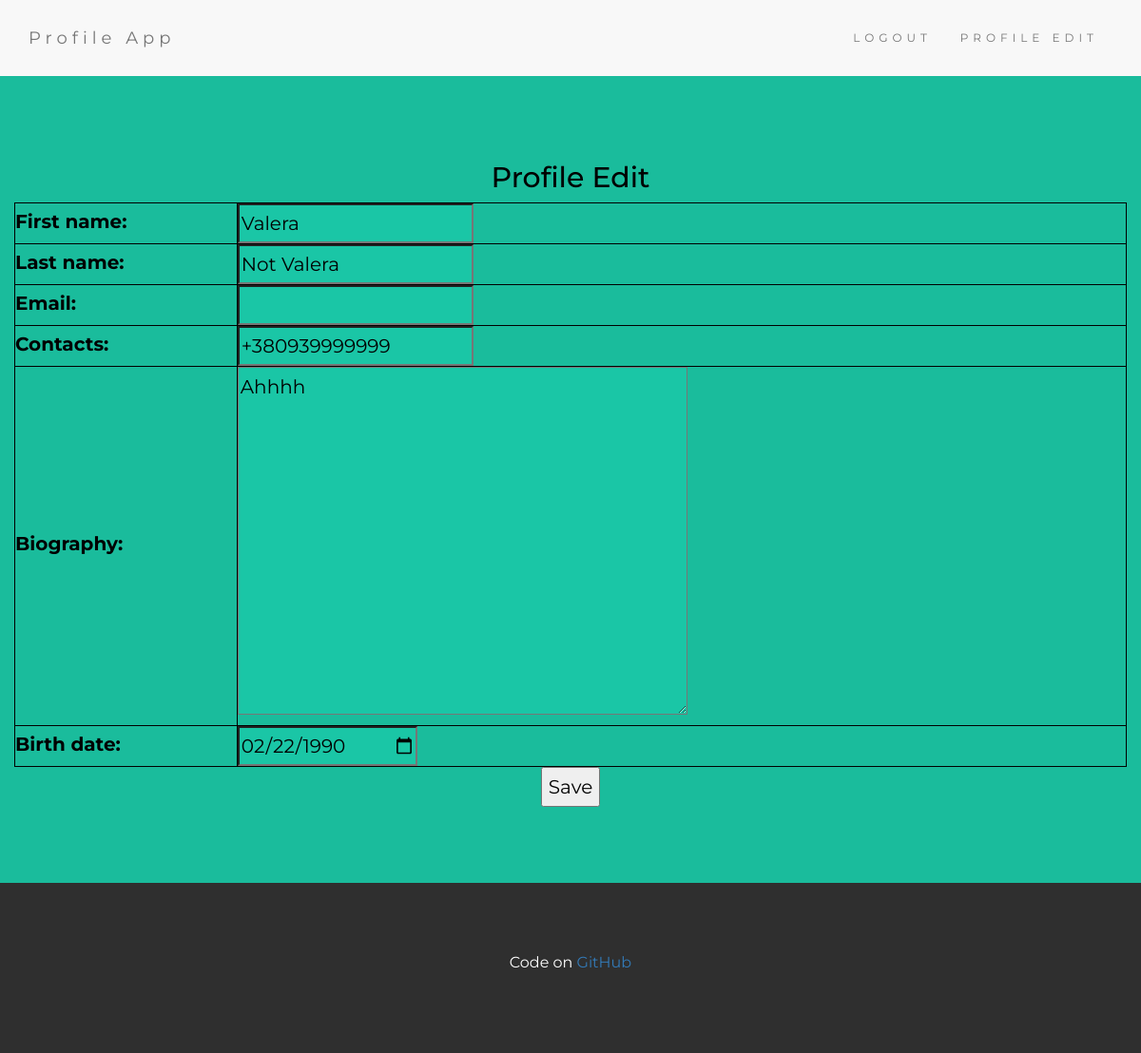
/profile/ (signed in), run on an earlier commit of the app's database.
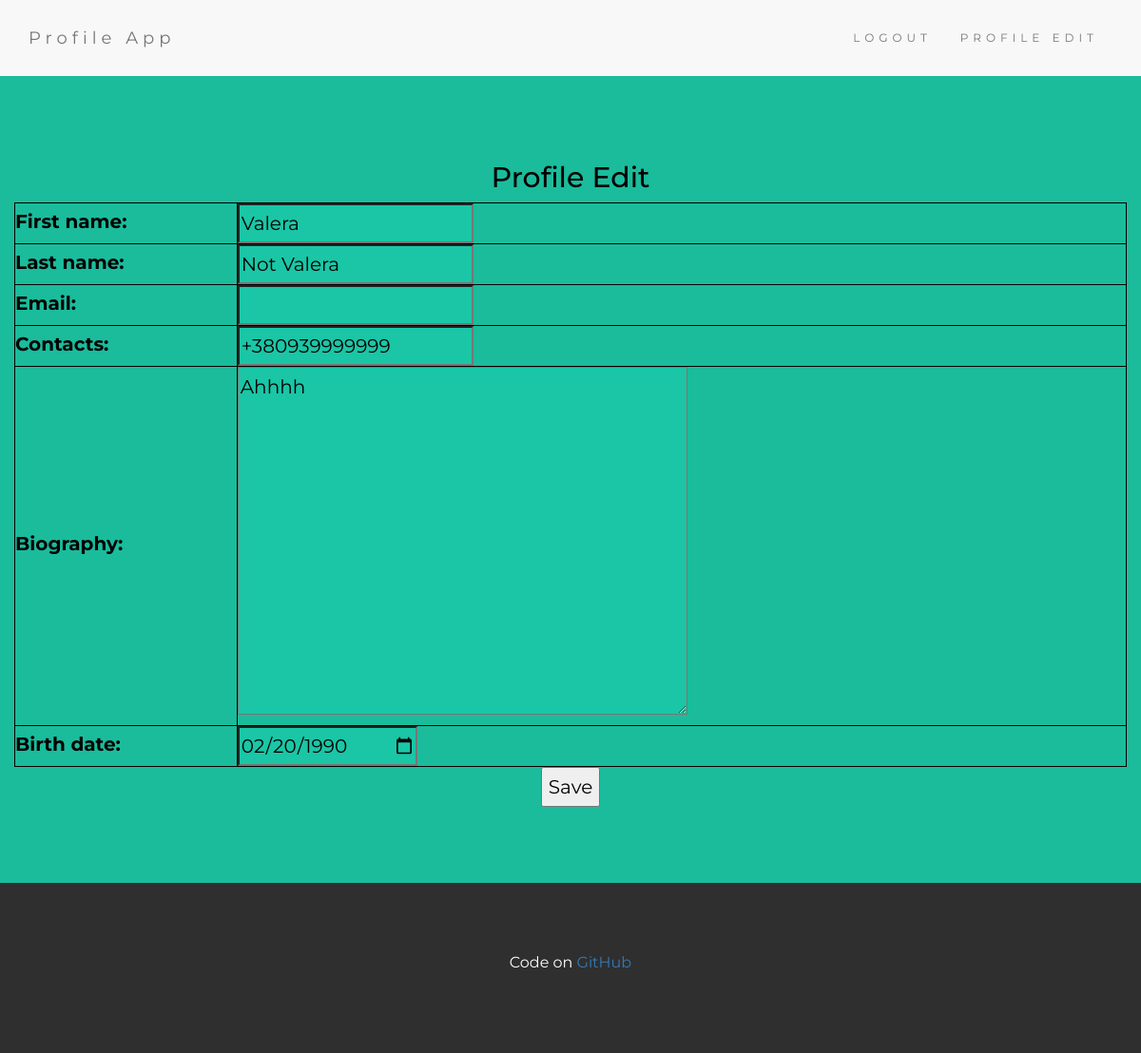
And on a later commit of the database.
### profile_app/models.py (models this page shows, shortened)
class Profile(models.Model):
    user = models.OneToOneField(User, on_delete=models.CASCADE)
    first_name = models.CharField(max_length=20, blank=True)
    last_name = models.CharField(max_length=20, blank=True)
    email = models.EmailField(max_length=30, blank=True)
    biography = models.TextField(max_length=500, blank=True)
    contacts = PhoneNumberField(blank=True, null=True,)
    birth_date = models.DateField(null=True, blank=True)

### profile_app/views.py (the view)
# urls.py: url(r'^profile/$', views.profile_edit, name='profile'),
@login_required()
def profile_edit(request):
    profile = Profile.objects.get(user=request.user)
    if request.method == 'POST':
        form = ProfileForm(request.POST, instance=profile)
        if form.is_valid():
            ProfileChange.objects.create(
                profile=profile,
                change_ip=get_client_ip(request),
            )
            form.save()
            return redirect('home')
        else:
            form = ProfileForm(instance=profile)
            return render(
                request,
                'profile_app/profile_edit.html',
                {'form': form, "object": request.user, 'massage': 'Not valid Phone Number'})
    else:
        form = ProfileForm(instance=profile)
        return render(request, 'profile_app/profile_edit.html', {'form': form, "object": request.user})

### profile_app/forms.py
class ProfileForm(forms.ModelForm):
    class Meta:
        model = Profile
        fields = ['first_name', 'last_name', 'email', 'contacts', 'biography', 'birth_date']
        widgets = {
            'birth_date': DateInput(attrs={'type': 'date'}),
            'contacts': PhoneNumberPrefixWidget(),
        }

### profile_app/context_processors.py (called while the page is built)
def setting_to_context(request):
    return {
        "settings": settings,
    }

### profile_app/templates/profile_app/profile_edit.html (shortened to what this page needs)
{% extends 'profile_app/base.html' %}
{% block content %}
  <h2>Profile Edit</h2>
  <form method="post">
  <table style="width:100%">
    {% for field in form %}
      <tr>
        <td>{{ field.label_tag }}</td>
        <td>{{ field }}</td>
      </tr>
    {% endfor %}
  </table>
    <button type="submit">Save</button>
  </form>
{% endblock %}

What changed in the data, as far as the page shows it:
changed Profile "Valera": birth_date "02/22/1990" → "02/20/1990"
